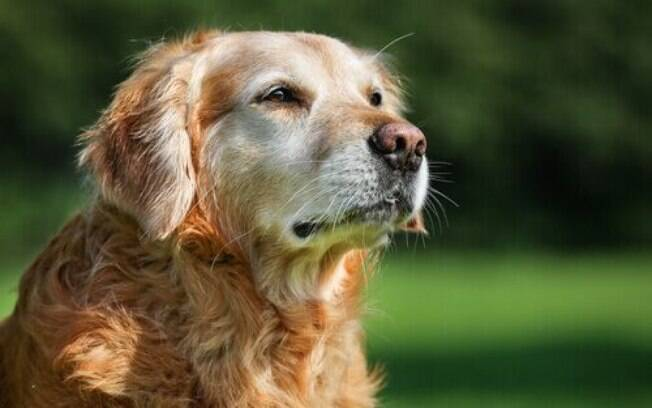
#> input picture 8-periodo/PDI/lab08/CaoCinza.jpg, 652 x 408 px
$ jupyter execute lab.ipynb   (shell and % lines are left out)
#> lines starting #> are read from the running program, lines starting #| are printed output that depends on the picture
Nome: João P S Oliveira /
2893577 - Eng da Computação

[cell 1]
import numpy as np
import matplotlib.pyplot as plt
from skimage import io, transform, img_as_float

1) Qual é a função das matrizes de transformação afim (como identidade, escala etc.) e como cada elemento da matriz afeta a imagem transformada?
As matrizes de transformação afim são usadas para aplicar operações geométricas em imagens, como:
- Identidade: Mantém a imagem inalterada.
- Escala: Aumenta ou diminui o tamanho da imagem ao multiplicar as coordenadas por fatores específicos.
- Rotação: Gira a imagem em torno de um ponto de origem usando ângulos em radianos.
- Translação: Move a imagem de um ponto para outro sem alterar sua forma.

Cada elemento da matriz afim define uma parte da transformação:
- Os elementos na diagonal controlam o escalamento.
- Os elementos fora da diagonal (para rotação e cisalhamento) ajustam a forma.
- A última coluna geralmente define a translação (deslocamento).

2) Como a escolha das diferentes variáveis de transformação, como escalamento, rotação e translação, influencia o resultado final?
Escalamento: Modifica o tamanho da imagem. Fatores maiores ampliam a imagem, enquanto menores reduzem.
Rotação: Gira a imagem em torno de um ponto de referência. O ângulo determina o quanto a imagem é rotacionada.
Translação: Move a imagem para uma nova posição. Valores maiores deslocam a imagem mais longe do ponto original.
A combinação dessas variáveis pode deformar, mover ou ajustar o tamanho e orientação da imagem de forma significativa.

3) Principais Conclusões do Código
O código aplica diferentes transformações afins a uma imagem usando funções predefinidas.
Cada transformação (identidade, escala, rotação, translação, cisalhamento) altera a imagem de forma previsível e visualmente distinta.
O uso de matrizes permite manipular facilmente as propriedades geométricas da imagem, ajustando seu tamanho, forma e posição.

[cell 2]
def apply_affine_transformation(image, T, title):
    transformed_image = transform.warp(image, T.inverse, output_shape=image.shape)

    plt.figure(figsize=(12, 6))

    plt.subplot(1, 2, 1)
    plt.title("Imagem Original")
    plt.imshow(image, cmap='gray')
    plt.axis("off")

    plt.subplot(1, 2, 2)
    plt.title(f"Transformação: {title}")
    plt.imshow(transformed_image, cmap='gray')
    plt.axis('off')

    plt.show()

# Carregamento da imagem
image_path = "CaoCinza.jpg"
image = img_as_float(io.imread(image_path, as_gray=True))
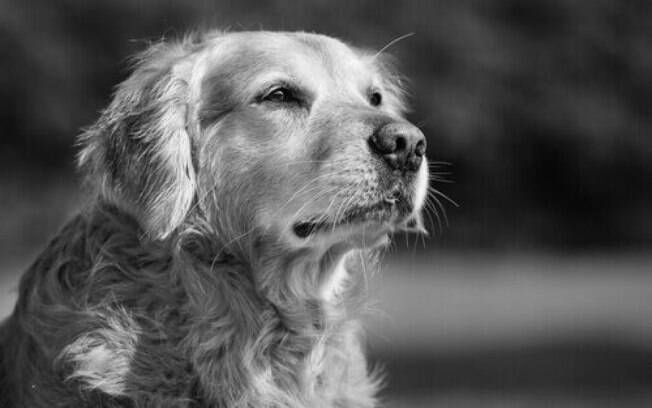
#> image: shape (408, 652) float64; min 0, max 0.994, mean 0.338

# Definição de várias transformações afins
T_identidade = transform.AffineTransform(matrix=np.array([[1, 0, 0], [0, 1, 0], [0, 0, 1]]))
T_escala = transform.AffineTransform(scale=(1.5, 0.5))
T_rotacao = transform.AffineTransform(rotation=np.deg2rad(45))
T_translacao = transform.AffineTransform(translation=(50, 30))
T_cisalhamento_hor = transform.AffineTransform(shear=np.deg2rad(30))
T_cisalhamento_ver = transform.AffineTransform(matrix=np.array([[1, np.tan(np.deg2rad(30)), 0], [0, 1, 0], [0, 0, 1]]))

# Aplicação das transformações
apply_affine_transformation(image, T_identidade, "Identidade")
#> in apply_affine_transformation, `plt.show()`:
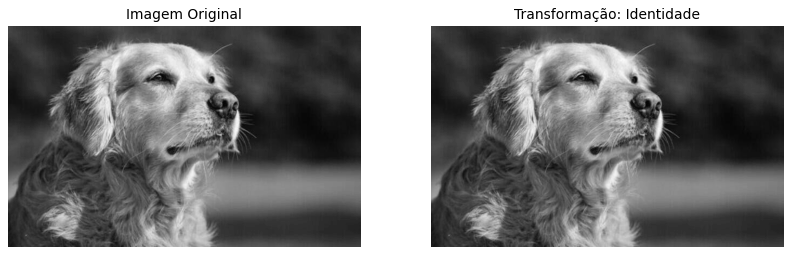
#> figure drawn by matplotlib, 2 panels
apply_affine_transformation(image, T_escala, "Escala")
#> call 2 of apply_affine_transformation, with title = 'Escala'
#> in apply_affine_transformation (call 2), `transformed_image = transform.warp(image, T.inverse, output_shape=imag..`:
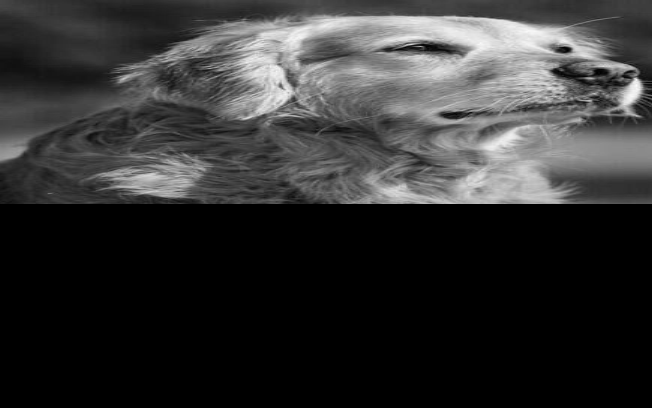
#> transformed_image: shape (408, 652) float64; min 0, max 0.992, mean 0.199
#> in apply_affine_transformation (call 2), `plt.show()`:
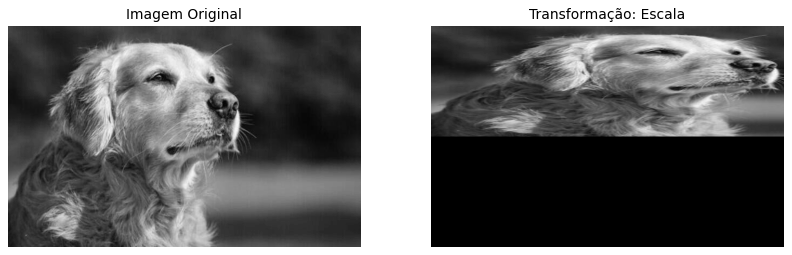
#> figure drawn by matplotlib, 2 panels
apply_affine_transformation(image, T_rotacao, "Rotação")
#> call 3 of apply_affine_transformation, with title = 'Rotação'
#> in apply_affine_transformation (call 3), `transformed_image = transform.warp(image, T.inverse, output_shape=imag..`:
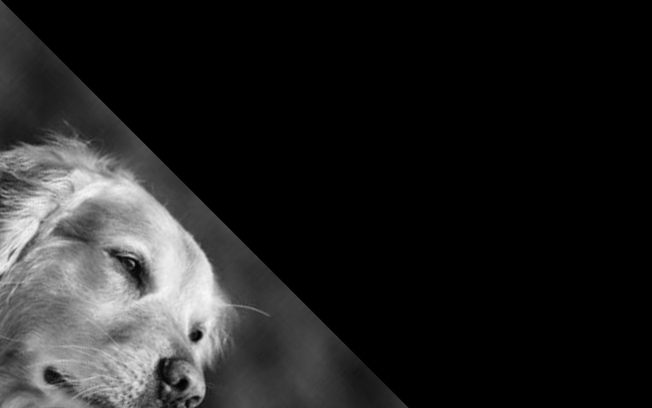
#> transformed_image: shape (408, 652) float64; min 0, max 0.977, mean 0.137
apply_affine_transformation(image, T_translacao, "Translação")
#> call 4 of apply_affine_transformation, with title = 'Translação'
#> in apply_affine_transformation (call 4), `transformed_image = transform.warp(image, T.inverse, output_shape=imag..`:
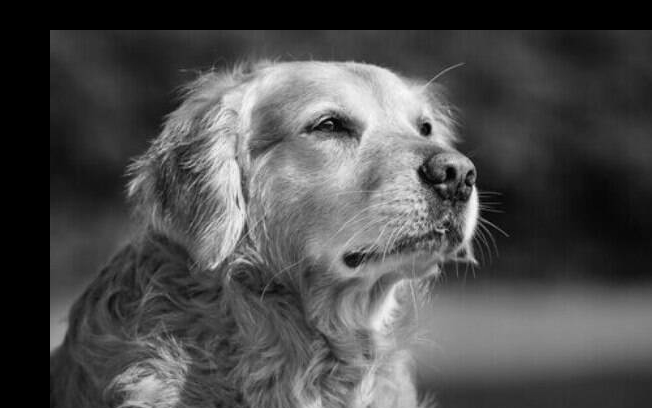
#> transformed_image: shape (408, 652) float64; min 0, max 0.994, mean 0.299
apply_affine_transformation(image, T_cisalhamento_hor, "Cisalhamento Horizontal")
#> in apply_affine_transformation (call 5), `transformed_image = transform.warp(image, T.inverse, output_shape=imag..`:
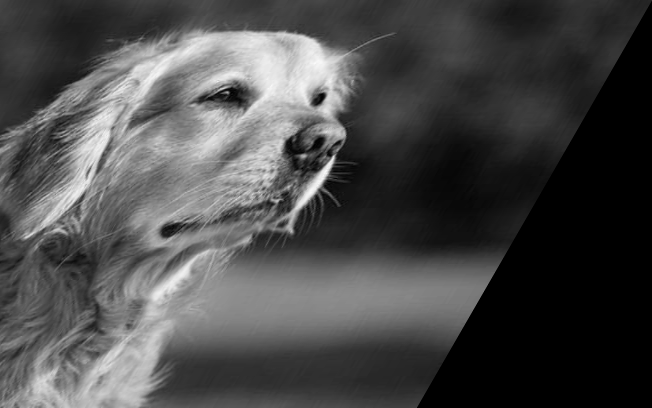
#> transformed_image: shape (408, 652) float64; min 0, max 0.984, mean 0.292
apply_affine_transformation(image, T_cisalhamento_ver, "Cisalhamento Vertical")
#> in apply_affine_transformation (call 6), `transformed_image = transform.warp(image, T.inverse, output_shape=imag..`:
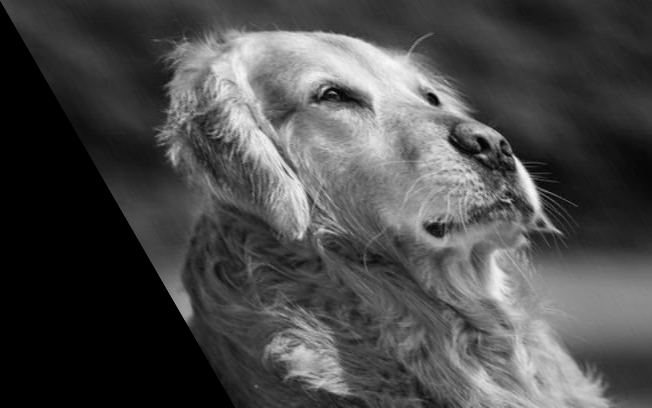
#> transformed_image: shape (408, 652) float64; min 0, max 0.987, mean 0.294
